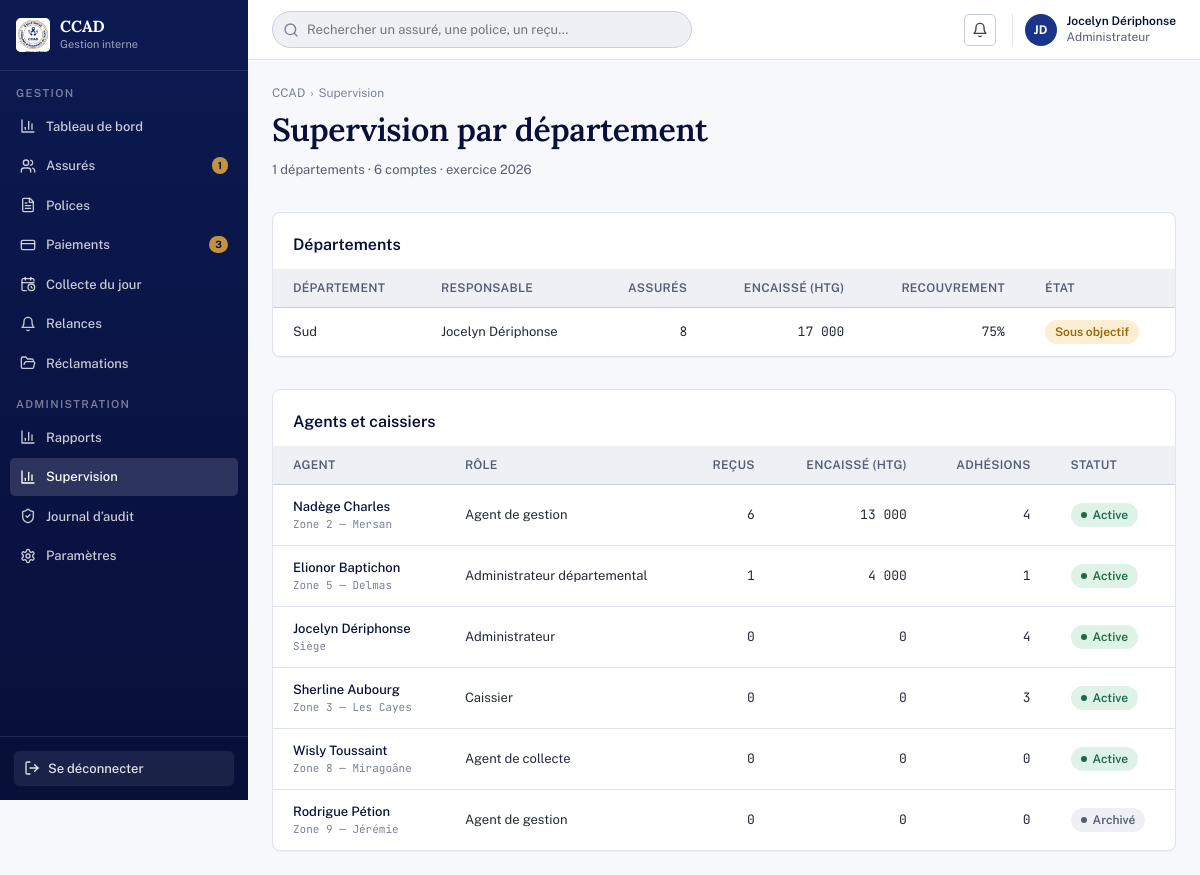
/supervision.php (signed in), run on the app's committed database.
### tables this page shows
CREATE TABLE reglages_organisation (
  id              TINYINT UNSIGNED PRIMARY KEY DEFAULT 1,
  nom             VARCHAR(200) NOT NULL,
  nif             VARCHAR(30) DEFAULT NULL,
  adresse         VARCHAR(255) DEFAULT NULL,
  telephone       VARCHAR(80) DEFAULT NULL,
  email           VARCHAR(150) DEFAULT NULL,
  site            VARCHAR(150) DEFAULT NULL,
  slogan          VARCHAR(255) DEFAULT NULL,
  frais_inscription DECIMAL(12,2) NOT NULL DEFAULT 1000,
  devise          ENUM('HTG','USD') NOT NULL DEFAULT 'HTG',
  CONSTRAINT chk_org_single_row CHECK (id = 1)
);

CREATE TABLE utilisateurs (
  id                  INT UNSIGNED AUTO_INCREMENT PRIMARY KEY,
  prenom              VARCHAR(80) DEFAULT NULL,
  nom                 VARCHAR(120) NOT NULL,
  login               VARCHAR(60) NOT NULL UNIQUE,
  mot_de_passe_hash   VARCHAR(255) NOT NULL,
  telephone           VARCHAR(30) DEFAULT NULL,
  email               VARCHAR(150) DEFAULT NULL,
  nif                 VARCHAR(30) DEFAULT NULL,
  role_id             INT UNSIGNED NOT NULL,
  departement_id      INT UNSIGNED DEFAULT NULL,
  commune_id          INT UNSIGNED DEFAULT NULL,
  zone_collecte       VARCHAR(80) DEFAULT NULL,
  portee_nationale    TINYINT(1) NOT NULL DEFAULT 0,
  double_auth         TINYINT(1) NOT NULL DEFAULT 1,
  statut              ENUM('Active','Archivé') NOT NULL DEFAULT 'Active',
  cree_le             DATETIME NOT NULL DEFAULT CURRENT_TIMESTAMP,
  FOREIGN KEY (role_id) REFERENCES roles(id),
  FOREIGN KEY (departement_id) REFERENCES departements(id),
  FOREIGN KEY (commune_id) REFERENCES communes(id)
);

CREATE TABLE roles (
  id            INT UNSIGNED AUTO_INCREMENT PRIMARY KEY,
  nom           VARCHAR(60) NOT NULL UNIQUE,
  description   VARCHAR(255) DEFAULT NULL
);

### config/db.php (called while the page is built, shortened)
<?php
function db(): PDO
{
    static $pdo = null;
    if ($pdo === null) {
        $dsn = 'mysql:host=' . DB_HOST . ';dbname=' . DB_NAME . ';charset=' . DB_CHARSET;
        $pdo = new PDO($dsn, DB_USER, DB_PASS, [
            PDO::ATTR_ERRMODE => PDO::ERRMODE_EXCEPTION,
            PDO::ATTR_DEFAULT_FETCH_MODE => PDO::FETCH_ASSOC,
            PDO::ATTR_EMULATE_PREPARES => false,
        ]);
    }
    return $pdo;
}

### supervision.php (the view, shortened to what this page needs)
<?php
require_once __DIR__ . '/includes/functions.php';
require __DIR__ . '/includes/layout_start.php';
$pdo = db();
$devise = organisation()['devise'] ?? 'HTG';
$deptStats = $pdo->query("
  SELECT dep.nom AS dept, COUNT(DISTINCT p.id) assures, COALESCE(SUM(pa.montant),0) encaisse,
    COUNT(DISTINCT CASE WHEN p.statut='En retard' THEN p.id END) retard
  FROM departements dep
  LEFT JOIN assures a ON a.departement_id=dep.id
  LEFT JOIN polices p ON p.assure_id=a.id AND p.statut != 'Résiliée'
  LEFT JOIN paiements pa ON pa.police_id=p.id AND pa.statut='Encaissé'
  GROUP BY dep.id HAVING assures > 0 ORDER BY encaisse DESC
")->fetchAll();
$agentStats = $pdo->query("
  SELECT u.id, CONCAT(u.prenom,' ',u.nom) nom, u.zone_collecte AS zone, r.nom AS role, u.statut,
    (SELECT COUNT(*) FROM paiements pa WHERE pa.agent_id=u.id AND pa.statut='Encaissé') recus,
    (SELECT COALESCE(SUM(montant),0) FROM paiements pa WHERE pa.agent_id=u.id AND pa.statut='Encaissé') encaisse,
    (SELECT COUNT(*) FROM assures a WHERE a.agent_id=u.id) adhesions
  FROM utilisateurs u JOIN roles r ON r.id=u.role_id
  ORDER BY encaisse DESC
")->fetchAll();
?>
<div class="page-header">
  <div>
    <div class="page-header__breadcrumbs"><span>CCAD</span><span>Supervision</span></div>
    <h1 class="page-header__title">Supervision par département</h1>
    <div class="page-header__meta"><?= count($deptStats) ?> départements · <?= count($agentStats) ?> comptes · exercice <?= date('Y') ?></div>
  </div>
</div>
<div class="card card--flush">
  <div class="card__head"><div class="card__title">Départements</div></div>
  <div class="table-wrap">
    <table class="data-table">
      <thead><tr><th>Département</th><th>Responsable</th><th class="is-numeric">Assurés</th><th class="is-numeric">Encaissé (<?= h($devise) ?>)</th><th class="is-numeric">Recouvrement</th><th>État</th></tr></thead>
      <tbody>
      <?php foreach ($deptStats as $d): ?>
        <tr>
          <td><?= h($d['dept']) ?></td><td><?= h($d['responsable']) ?></td>
          <td class="is-numeric is-mono"><?= (int) $d['assures'] ?></td>
          <td class="is-numeric is-mono"><?= fmt_money($d['encaisse']) ?></td>
          <td class="is-numeric is-mono"><?= $d['taux'] ?>%</td>
          <td><span class="badge badge--<?= $d['taux'] >= 94 ? 'success' : 'warning' ?>"><?= $d['taux'] >= 94 ? 'Objectif tenu' : 'Sous objectif' ?></span></td>
        </tr>
      <?php endforeach; ?>
      </tbody>
    </table>
  </div>
</div>
<div class="card card--flush">
  <div class="card__head"><div class="card__title">Agents et caissiers</div></div>
  <div class="table-wrap">
    <table class="data-table">
      <thead><tr><th>Agent</th><th>Rôle</th><th class="is-numeric">Reçus</th><th class="is-numeric">Encaissé (<?= h($devise) ?>)</th><th class="is-numeric">Adhésions</th><th>Statut</th></tr></thead>
      <tbody>
      <?php foreach ($agentStats as $ag): ?>
        <tr>
          <td><div class="person-cell"><span class="person-cell__name"><?= h($ag['nom']) ?></span><span class="person-cell__meta"><?= h($ag['zone'] ?? '—') ?></span></div></td>
          <td><?= h($ag['role']) ?></td>
          <td class="is-numeric is-mono"><?= (int) $ag['recus'] ?></td>
          <td class="is-numeric is-mono"><?= fmt_money($ag['encaisse']) ?></td>
          <td class="is-numeric is-mono"><?= (int) $ag['adhesions'] ?></td>
          <td><?= badge_html($ag['statut']) ?></td>
        </tr>
      <?php endforeach; ?>
      </tbody>
    </table>
  </div>
</div>
<?php require __DIR__ . '/includes/layout_end.php'; ?>

### includes/functions.php (shortened to what this page needs)
<?php
require_once __DIR__ . '/../config/db.php';
function h(?string $s): string
{
    return htmlspecialchars($s ?? '', ENT_QUOTES, 'UTF-8');
}
function fmt_money($n, ?string $devise = null): string
{
    $s = number_format((float) $n, 0, ',', ' ');
    return $devise ? $s . ' ' . $devise : $s;
}
function badge_tone(string $statut): string
{
    static $tones = [
        'Active' => 'success',
        'En retard' => 'danger',
        'En attente' => 'warning',
        'Suspendue' => 'neutral',
        'Résiliée' => 'neutral',
        'Encaissé' => 'success',
        'À valider' => 'warning',
        'Rejeté' => 'danger',
        'Versé' => 'success',
        'En cours' => 'warning',
        'Archivé' => 'neutral',
    ];
    return $tones[$statut] ?? 'neutral';
}
function badge_html(string $statut, ?string $tone = null): string
{
    $tone = $tone ?? badge_tone($statut);
    return '<span class="badge badge--' . h($tone) . '"><i class="badge__dot"></i>' . h($statut) . '</span>';
}
function organisation(): array
{
    static $o = null;
    if ($o === null) {
        $o = db()->query('SELECT * FROM reglages_organisation WHERE id = 1')->fetch() ?: [];
    }
    return $o;
}
function icon(string $name, int $size = 16): string
{
    $p = $paths[$name] ?? $paths['file-text'];
    return '<svg xmlns="http://www.w3.org/2000/svg" width="' . $size . '" height="' . $size . '" viewBox="0 0 24 24" fill="none" stroke="currentColor" stroke-width="2" stroke-linecap="round" stroke-linejoin="round" class="icon" aria-hidden="true">' . $p . '</svg>';
}

### assets/css/tokens.css (style rules this page uses)
:root { --navy-050:#eef2fb; --navy-100:#dde4f5; --navy-200:#bbc8e9; --navy-300:#8298d6; --navy-400:#4c68bd; --navy-500:#2846a6; --navy-600:#1a3489; --navy-700:#12276e; --navy-800:#0c1a52; --navy-900:#080f38; --gold-100:#faf1de; --gold-200:#f2e0bf; --gold-300:#e6c692; --gold-400:#d7ab61; --gold-500:#c4923f; --gold-600:#9c7024; --gold-700:#7d5717; --grey-050:#f7f8fb; --grey-100:#eef0f6; --grey-200:#e0e4ed; --grey-300:#c9cedb; --grey-400:#a3aab9; --grey-500:#7a8296; --grey-600:#565e72; --grey-700:#3a4152; --grey-800:#242a38; --grey-900:#141821; --green-100:#dff2e8; --green-500:#248257; --green-600:#1c6b46; --red-100:#fbe1e1; --red-500:#c62c2c; --red-600:#a32020; --amber-100:#fbeed2; --amber-500:#c08009; --amber-600:#9a6408; --info-100:#dceefa; --info-500:#2277ad; --info-600:#1a5c8a; --white:#ffffff; --brand-primary:var(--navy-700); --brand-primary-hover:var(--navy-800); --brand-primary-active:var(--navy-900); --brand-accent:var(--gold-500); --brand-accent-hover:var(--gold-600); --surface-page:var(--grey-050); --surface-card:var(--white); --surface-sunken:var(--grey-100); --surface-brand:var(--navy-700); --surface-brand-soft:var(--navy-050); --surface-accent-soft:var(--gold-100); --text-heading:var(--navy-900); --text-body:var(--grey-800); --text-muted:var(--grey-600); --text-faint:var(--grey-500); --text-on-brand:var(--white); --text-on-accent:var(--navy-900); --text-link:var(--navy-600); --text-link-hover:var(--navy-800); --border-subtle:var(--grey-200); --border-default:var(--grey-300); --border-strong:var(--grey-400); --border-brand:var(--navy-600); --border-focus:var(--navy-500); --status-success-bg:var(--green-100); --status-success-fg:var(--green-600); --status-danger-bg:var(--red-100); --status-danger-fg:var(--red-600); --status-warning-bg:var(--amber-100); --status-warning-fg:var(--amber-600); --status-info-bg:var(--info-100); --status-info-fg:var(--info-600); --status-neutral-bg:var(--grey-100); --status-neutral-fg:var(--grey-600); --overlay-scrim:rgba(8,15,56,.48); --focus-ring:0 0 0 3px rgba(40,70,166,.28); --font-sans:"Public Sans",system-ui,-apple-system,"Segoe UI",sans-serif; --font-serif:"Lora",Georgia,"Times New Roman",serif; --font-mono:"JetBrains Mono",ui-monospace,"SFMono-Regular",Menlo,monospace; --font-body:var(--font-sans); --font-display:var(--font-serif); --font-numeric:var(--font-mono); --fs-micro:11px; --fs-caption:12px; --fs-body-sm:13px; --fs-body:14px; --fs-body-lg:16px; --fs-h4:16px; --fs-h3:19px; --fs-h2:24px; --fs-h1:32px; --fs-display:44px; --fw-light:300; --fw-regular:400; --fw-medium:500; --fw-semibold:600; --fw-bold:700; --fw-extrabold:800; --lh-tight:1.15; --lh-snug:1.3; --lh-normal:1.5; --lh-loose:1.65; --ls-display:-0.02em; --ls-heading:-0.01em; --ls-body:0; --ls-label:0.02em; --ls-eyebrow:0.12em; --space-0:0; --space-1:2px; --space-2:4px; --space-3:6px; --space-4:8px; --space-5:12px; --space-6:16px; --space-7:20px; --space-8:24px; --space-9:32px; --space-10:40px; --space-11:48px; --space-12:64px; --space-13:80px; --gutter-field:12px; --gutter-card:20px; --gutter-section:32px; --page-pad:24px; --radius-none:0; --radius-xs:3px; --radius-sm:5px; --radius-md:8px; --radius-lg:12px; --radius-xl:16px; --radius-pill:999px; --radius-circle:50%; --radius-control:var(--radius-sm); --radius-card:var(--radius-md); --radius-badge:var(--radius-pill); --radius-modal:var(--radius-lg); --shadow-none:none; --shadow-xs:0 1px 1px rgba(12,26,82,.05); --shadow-sm:0 1px 2px rgba(12,26,82,.07),0 1px 3px rgba(12,26,82,.05); --shadow-md:0 2px 4px rgba(12,26,82,.06),0 6px 14px rgba(12,26,82,.08); --shadow-lg:0 10px 28px rgba(12,26,82,.14); --shadow-inset:inset 0 1px 2px rgba(12,26,82,.08); --dur-instant:80ms; --dur-fast:140ms; --dur-base:200ms; --dur-slow:320ms; --ease-standard:cubic-bezier(.2,0,.2,1); --ease-out:cubic-bezier(0,0,.2,1); --ease-in:cubic-bezier(.4,0,1,1); --transition-control:background-color var(--dur-fast) var(--ease-standard),border-color var(--dur-fast) var(--ease-standard),color var(--dur-fast) var(--ease-standard),box-shadow var(--dur-fast) var(--ease-standard); --sidebar-w:248px; --sidebar-w-collapsed:64px; --topbar-h:60px; --content-max:1280px; --form-col:520px; --control-h-sm:30px; --control-h-md:38px; --control-h-lg:46px; }

### data on the page
reglages_organisation: devise "HTG"
utilisateurs: nom "Nadège Charles", zone_collecte "Zone 2 — Mersan", role.nom "Agent de gestion", recus "6", encaisse "13 000", adhesions "4", statut "Active"
utilisateurs: nom "Elionor Baptichon", zone_collecte "Zone 5 — Delmas", role.nom "Administrateur départemental", recus "1", encaisse "4 000", adhesions "1", statut "Active"
utilisateurs: nom "Jocelyn Dériphonse", zone_collecte "Siège", role.nom "Administrateur", recus "0", encaisse "0", adhesions "4", statut "Active"
utilisateurs: nom "Sherline Aubourg", zone_collecte "Zone 3 — Les Cayes", role.nom "Caissier", recus "0", encaisse "0", adhesions "3", statut "Active"
utilisateurs: nom "Wisly Toussaint", zone_collecte "Zone 8 — Miragoâne", role.nom "Agent de collecte", recus "0", encaisse "0", adhesions "0", statut "Active"
utilisateurs: nom "Rodrigue Pétion", zone_collecte "Zone 9 — Jérémie", role.nom "Agent de gestion", recus "0", encaisse "0", adhesions "0", statut "Archivé"

### other printed values
APP_NAME "CCAD"
APP_SUBTITLE "Gestion interne"
$label "Tableau de bord Assurés Polices Paiements Collecte du jour Relances Réclamations Rapports Supervision Journal d’audit Paramètres"
$badge "1 3"
$user['nom_complet'] "Jocelyn Dériphonse"
$user['role'] "Administrateur"
count($deptStats) "1"
count($agentStats) "6"
$d['dept'] "Sud"
$d['responsable'] "Jocelyn Dériphonse"
$d['assures'] "8"
fmt_money($d['encaisse']) "17 000"
$d['taux'] "75"
$devise "HTG"
